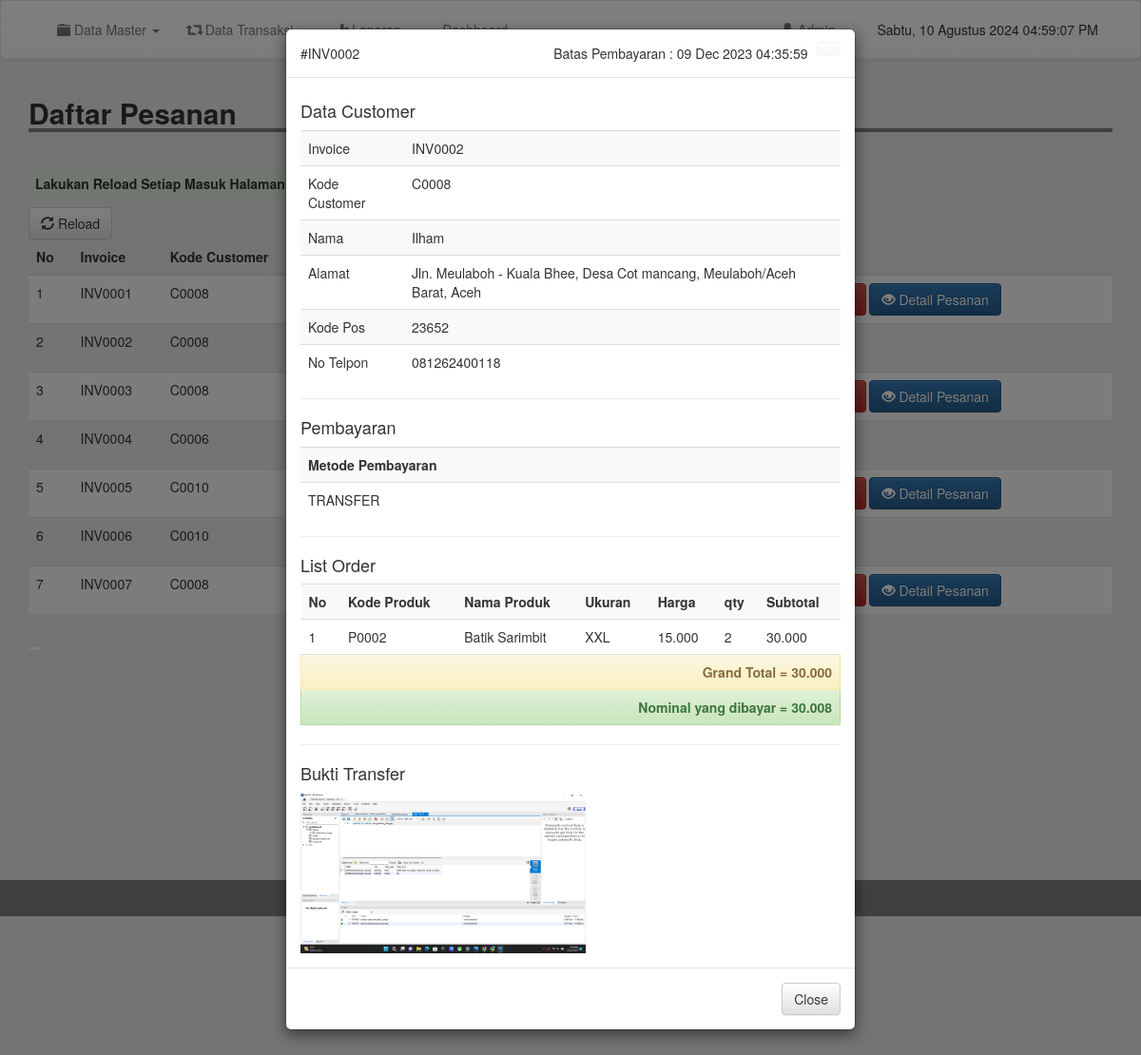
/admin/detailorder.php?inv=INV0002&cs=C0008 (signed in), run on the app's committed database.
### tables this page shows
CREATE TABLE `produksi` (
  `id_order` int(11) NOT NULL,
  `invoice` varchar(200) NOT NULL,
  `kode_customer` varchar(200) NOT NULL,
  `kode_produk` varchar(200) NOT NULL,
  `nama_produk` varchar(200) NOT NULL,
  `qty` int(11) NOT NULL,
  `harga` int(11) NOT NULL,
  `ukuran` varchar(255) NOT NULL,
  `status` varchar(200) NOT NULL,
  `tanggal` varchar(255) NOT NULL,
  `provinsi` varchar(200) NOT NULL,
  `kota` varchar(200) NOT NULL,
  `alamat` varchar(200) NOT NULL,
  `kode_pos` varchar(200) NOT NULL,
  `metode_pembayaran` varchar(255) NOT NULL,
  `paket_ekspedisi` varchar(200) NOT NULL,
  `ongkir` int(11) NOT NULL,
  `etd_ekspedisi` varchar(200) NOT NULL,
  `terima` varchar(200) NOT NULL,
  `tolak` varchar(200) NOT NULL,
  `cek` int(11) NOT NULL,
  `grand_total` int(11) NOT NULL,
  `timess` varchar(255) NOT NULL,
  `images` text NOT NULL,
  `tgl` date NOT NULL
);

CREATE TABLE `customer` (
  `kode_customer` varchar(100) NOT NULL,
  `nama` varchar(100) NOT NULL,
  `email` varchar(100) NOT NULL,
  `username` varchar(100) NOT NULL,
  `password` varchar(100) NOT NULL,
  `telp` varchar(200) NOT NULL
);

### admin/detailorder.php (the view, shortened to what this page needs)
<?php
include 'header.php';
$invoices = $_GET['inv'];
$d_order = mysqli_query($conn, "SELECT * FROM produksi WHERE invoice = '$invoices'");
$t_order = mysqli_fetch_assoc($d_order);
$cs = mysqli_query($conn, "SELECT * FROM customer WHERE kode_customer = '".$t_order['kode_customer']."'");
$t_cs = mysqli_fetch_assoc($cs);
?>
<div class="container">
	<h2 style=" width: 100%; border-bottom: 4px solid gray"><b>Daftar Pesanan</b></h2>
	<br>
	<h5 class="bg-success" style="padding: 7px; width: 710px; font-weight: bold;"><marquee>Lakukan Reload Setiap Masuk Halaman ini, untuk menghindari terjadinya kesalahan data dan informasi</marquee></h5>
	<a href="produksi.php" class="btn btn-default"><i class="glyphicon glyphicon-refresh"></i> Reload</a>
	<br>
	<table class="table table-striped">
		<thead>
			<tr>
				<th scope="col">No</th>
				<th scope="col">Invoice</th>
				<th scope="col">Kode Customer</th>
				<th scope="col">Status</th>
				<th scope="col">Tanggal</th>
				<th scope="col">Action</th>
			</tr>
		</thead>
		<tbody>
			<?php
			$result = mysqli_query($conn, "SELECT DISTINCT invoice, kode_customer, status, kode_produk, qty,terima,tolak, cek, tgl FROM produksi group by invoice");
			$no = 1;
			while($row = mysqli_fetch_assoc($result)){
				?>
				<tr>
					<td><?= $no; ?></td>
					<td><?= $row['invoice']; ?></td>
					<td><?= $row['kode_customer']; ?></td>
					<?php if($row['terima'] == 1){ ?>
						<td style="color: green;font-weight: bold;">Pesanan Diterima (Siap Kirim)
							<?php
						}else if($row['tolak'] == 1){
							?>
							<td style="color: red;font-weight: bold;">Pesanan Ditolak
								<?php
							}else{
								?>
								<td style="color: warning;font-weight: bold;">Pesanan Baru
									<?php
								}
								?>
							</td>
							<td><?= $row['tgl']; ?></td>
							<td>
								<?php if( $row['terima']==0 && $row['tolak']==0){ ?>
									<a href="proses/terima.php?inv=<?= $row['invoice']; ?>&kdp=<?= $row['kode_produk']; ?>" class="btn btn-success"><i class="glyphicon glyphicon-ok-sign"></i> Terima</a>
									<a href="proses/tolak.php?inv=<?= $row['invoice']; ?>" class="btn btn-danger" onclick="return confirm('Yakin Ingin Menolak ?')"><i class="glyphicon glyphicon-remove-sign"></i> Tolak</a>
								<?php } ?>
								<a href="detailorder.php?inv=<?= $row['invoice']; ?>&cs=<?= $row['kode_customer']; ?>" type="submit" class="btn btn-primary"><i class="glyphicon glyphicon-eye-open"></i> Detail Pesanan</a>
							</td>
						</tr>
						<?php
						$no++;
					}
					?>
				</tbody>
			</table>
			<button type="hidden" data-toggle="modal" data-target="#myModal" id="btn" style="background-color: #fff; border: #fff;">
			</button>
			<div class="modal fade" id="myModal" tabindex="-1" role="dialog" aria-labelledby="myModalLabel">
				<div class="modal-dialog" role="document">
					<div class="modal-content">
						<div class="modal-header">
							<a href="m_produk.php" class="btn btn-default close"></a>
							<span style="margin-right: 200px;" class="modal-title" id="myModalLabel">#<?= $t_order['invoice']; ?></span>
							<span class="modal-title text-right">Batas Pembayaran : <?php echo $t_order['tanggal']; ?></span>
						</div>
						<div class="modal-body">
							<h4>Data Customer</h4>
							<table class="table table-striped">
								<tr>
									<td>Invoice</td>
									<td><?= $t_order['invoice']; ?></td>
								</tr>
								<tr>
									<td>Kode Customer</td>
									<td><?= $t_order['kode_customer']; ?></td>
								</tr>
								<tr>
									<td>Nama</td>
									<td><?= $t_cs['nama']; ?></td>
								</tr>
								<tr>
									<td>Alamat</td>
									<td><?php echo  $t_order['alamat'].", ".$t_order['kota'].", ".$t_order['provinsi']; ?></td>
								</tr>
								<tr>
									<td>Kode Pos</td>
									<td><?php echo  $t_order['kode_pos']; ?></td>
								</tr>
								<tr>
									<td>No Telpon</td>
									<td><?= $t_cs['telp']; ?></td>
								</tr>
							</table>
							<hr>
							<h4>Pembayaran</h4>
							<table class="table table-striped">
								<tr>
									<th>Metode Pembayaran</th>
								</tr>
								<tr>
									<td><?= strtoupper($t_order['metode_pembayaran']);  ?></td>
								</tr>
							</table>
							<hr>
							<h4>List Order</h4>
							<table class="table table-striped">
								<tr>
									<th>No</th>
									<th>Kode Produk</th>
									<th>Nama Produk</th>
									<th>Ukuran</th>
									<th>Harga</th>
									<th>qty</th>
									<th>Subtotal</th>
								</tr>
								<?php
								$order = mysqli_query($conn, "SELECT * FROM produksi WHERE invoice = '$invoices'");
								$no = 1;
								$grand = 0;
								while ($list = mysqli_fetch_assoc($order)) {
									?>
									<tr>
										<td><?= $no;  ?></td>
										<td><?= $list['kode_produk']; ?></td>
										<td><?= $list['nama_produk']; ?></td>
										<td><?= strtoupper($list['ukuran']); ?></td>
										<td><?= number_format($list['harga'], 0, ".", ".");  ?></td>
										<td><?= $list['qty'];  ?></td>
										<td><?= number_format($list['harga']*$list['qty'], 0, ".", ".");  ?></td>
									</tr>
									<?php
									$sub = $list['harga'] * $list['qty'];
									$grand += $sub;
									$no++;
									$grands = $list['grand_total'];
									$tf = $list['images'];
									$ong = $list['ongkir'];
								}
								?>
								<tr>
									<td colspan="7" class="text-right alert alert-warning"><b>Grand Total = <?= number_format($grand+$ong, 0, ".", ".");  ?></b></td>
								</tr>
								<tr>
									<td colspan="7" class="text-right alert alert-success"><b>Nominal yang  dibayar = <?= number_format($grands+$ong, 0, ".", ".");  ?></b></td>
								</tr>
							</table>
							<hr>
							<h4>Bukti Transfer</h4>
							<?php
							if(!empty($tf)){
								?>
								<img src="image/tf/<?php echo $tf; ?>" width="300">
								<?php
							}else{
								?>
								<p>Tidak Ada Bukti Transfer yang di upload</p>
								<?php
							}
							?>
						</div>
						<div class="modal-footer">
							<a href="produksi.php" class="btn btn-default">Close</a>
						</div>
					</div>
				</div>
			</div>
		</div>
		<br>
		<br>
		<br>
		<br>
		<br>
		<br>
		<br>
		<br>
		<br>
		<br>
		<br>
		<br>
		<?php
		include 'footer.php';
		?>

### css/style.css (style rules this page uses)
body { margin:0; padding: 0; background-color: #e9e9e9; }

### data on the page
produksi: invoice "INV0002", tanggal "09 Dec 2023 04:35:59", kode_customer "C0008", alamat "Jln. Meulaboh - Kuala Bhee, Desa Cot mancang", kota "Meulaboh/Aceh Barat", provinsi "Aceh", kode_pos "23652", metode_pembayaran "TRANSFER", kode_produk "P0002", nama_produk "Batik Sarimbit", ukuran "XXL", harga "15.000", qty "2", $list['harga']*$list['qty'] "30.000", $grand+$ong "30.000", $grands+$ong "30.008", images (picture)
customer: nama "Ilham", telp "081262400118"

### other printed values
$row['invoice'] "INV0001"
$row['kode_customer'] "C0008"
$row['invoice'] "INV0002"
$row['invoice'] "INV0003"
$row['invoice'] "INV0004"
$row['kode_customer'] "C0006"
$row['invoice'] "INV0005"
$row['kode_customer'] "C0010"
$row['invoice'] "INV0006"
$row['invoice'] "INV0007"
